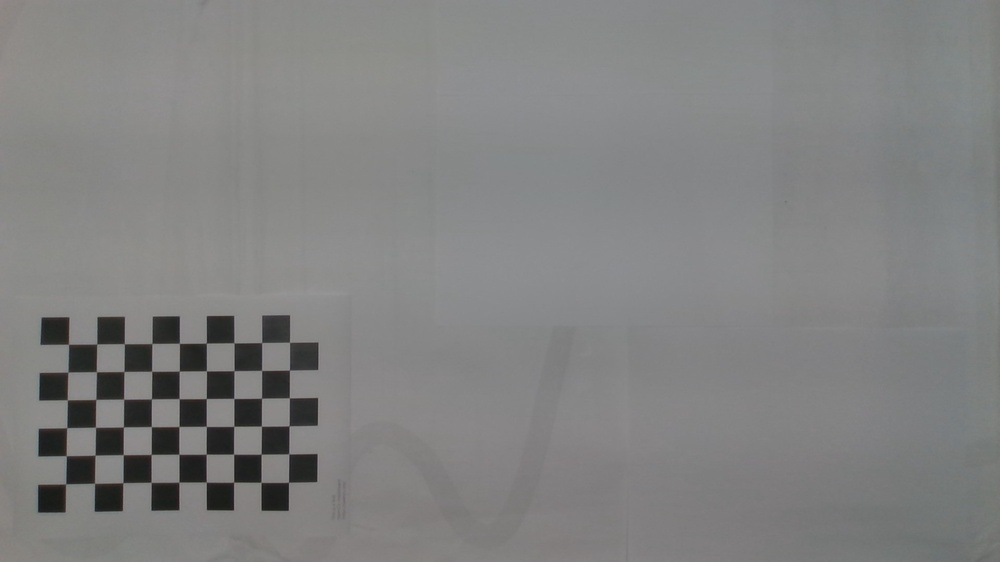
#> input picture camera_calibration/1.jpg, 1000 x 562 px, shrunk from 1920 x 1080 before the run, given as the content of the folder rajwal/Python Projects/Camera Calibration/intel depth camera, which was not available
$ jupyter execute Camera_Calibration.ipynb
#> lines starting #> are read from the running program, lines starting #| are printed output that depends on the picture; after the words box and inside, x2 and y2 are one past the last pixel; in counts of white or black regions, pixels touching at a corner belong together; long printed decimals are rounded; pictures that were not available may be replaced by others from this repository, and a replacement may not be noted
[cell 1]
import numpy as np
import cv2 as cv
import glob
# termination criteria
criteria = (cv.TERM_CRITERIA_EPS + cv.TERM_CRITERIA_MAX_ITER, 30, 0.001)
# prepare object points, like (0,0,0), (1,0,0), (2,0,0) ....,(6,5,0)
objp = np.zeros((6*9,3), np.float32)
objp[:,:2] = np.mgrid[0:9,0:6].T.reshape(-1,2)
# Arrays to store object points and image points from all the images.
objpoints = [] # 3d point in real world space
imgpoints = [] # 2d points in image plane.
images = glob.glob('C:/Users/Prajwal/Python Projects/Camera Calibration/intel depth camera/*.jpg')
for fname in images:
    img = cv.imread(fname)
#> img is the input picture: shape (562, 1000, 3); mean B, G, R 129.1, 129.5, 129.3
    gray = cv.cvtColor(img, cv.COLOR_BGR2GRAY)
    # Find the chess board corners
    ret, corners = cv.findChessboardCorners(gray, (9,6), None)
#> ret = True; corners = 54 rows, first 8: [69.37, 343.8], [96.62, 343.6], [124.5, 343.4], [152.2, 343.4], [179.4, 342.6], [206.1, 343], [234, 342.9], [261.6, 342]
    # If found, add object points, image points (after refining them)
    if ret == True:
        objpoints.append(objp)
        corners2 = cv.cornerSubPix(gray,corners, (11,11), (-1,-1), criteria)
#> corners2 = 54 rows, first 8: [68.52, 344.3], [96.7, 344], [124.3, 343.7], [151.9, 343.5], [179.4, 343.4], [206.3, 343.2], [233.9, 342.8], [261.6, 342.6]
        imgpoints.append(corners2)
        # Draw and display the corners
        cv.drawChessboardCorners(img, (9,6), corners2, ret)
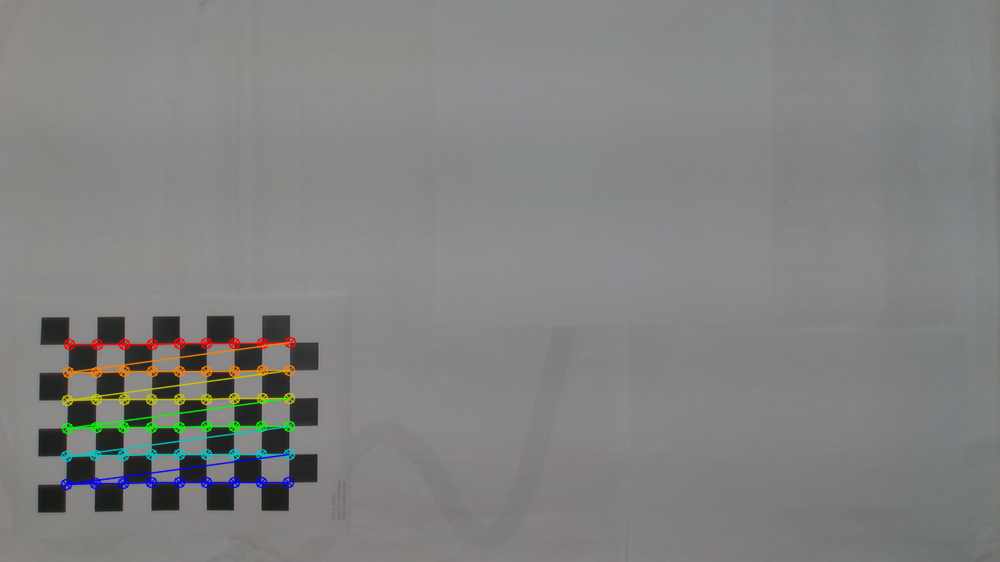
#> img: shape (562, 1000, 3); 2.01% of pixels changed, all inside (x1, y1, x2, y2) = (60, 336, 297, 491)
        cv.imshow('img', img)
        cv.waitKey(500)
cv.destroyAllWindows()

[cell 2]
## Calibration ##
ret, mtx, dist, rvecs, tvecs = cv.calibrateCamera(objpoints, imgpoints, gray.shape[::-1], None, None)
#> ret = 0.201; mtx = [[1917.1, 0, 539.1], [0, 1921.9, 319.8], [0, 0, 1]]; dist = [[0.332, -18.47, 0.015, -0.0276, 209.4]]; rvecs = ([-0.0151, 0.0724, -0.00344],); tvecs = ([-16.95, 0.825, 70.27],)

[cell 3]
img = cv.imread('9.jpg')
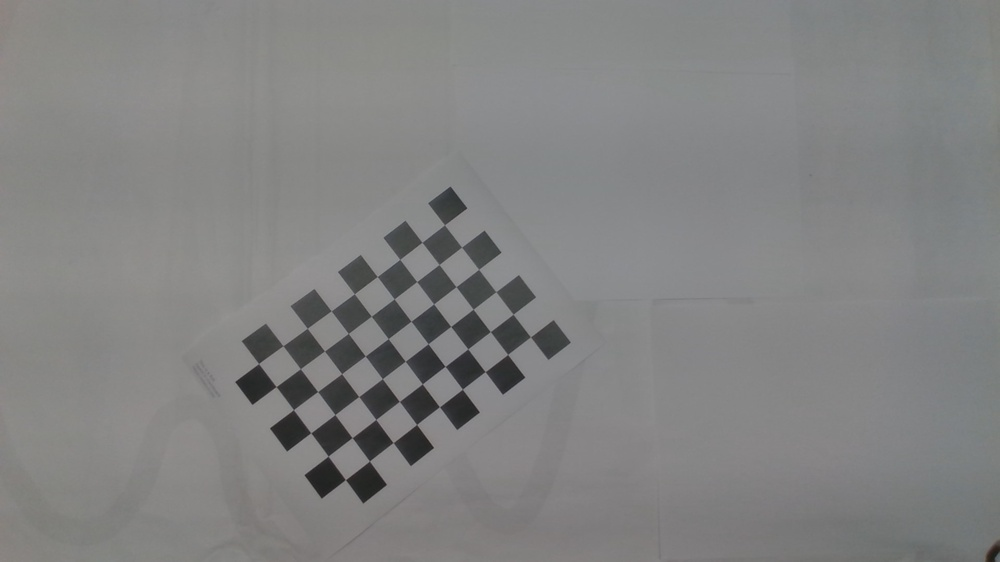
#> input picture camera_calibration/9.jpg, 1000 x 562 px, shrunk from 1920 x 1080 before the run
#> img is the input picture: shape (562, 1000, 3); mean B, G, R 130.1, 130.4, 130.2
h,  w = img.shape[:2]
#> h = 562; w = 1000
newcameramtx, roi = cv.getOptimalNewCameraMatrix(mtx, dist, (w,h), 1, (w,h))
#> newcameramtx = [[1928.4, 0, 525.9], [0, 1895.3, 322.2], [0, 0, 1]]; roi = (17, 21, 973, 527)

[cell 4]
# undistort
dst = cv.undistort(img, mtx, dist, None, newcameramtx)
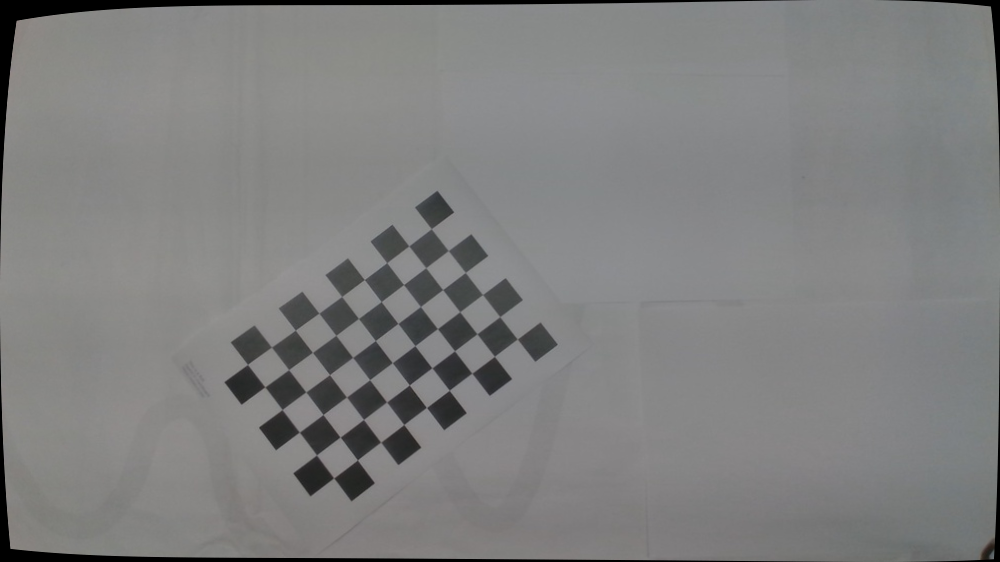
#> dst: shape (562, 1000, 3); mean B, G, R 127.5, 127.8, 127.5
# crop the image
x, y, w, h = roi
#> x = 17; y = 21; w = 973; h = 527
dst = dst[y:y+h, x:x+w]
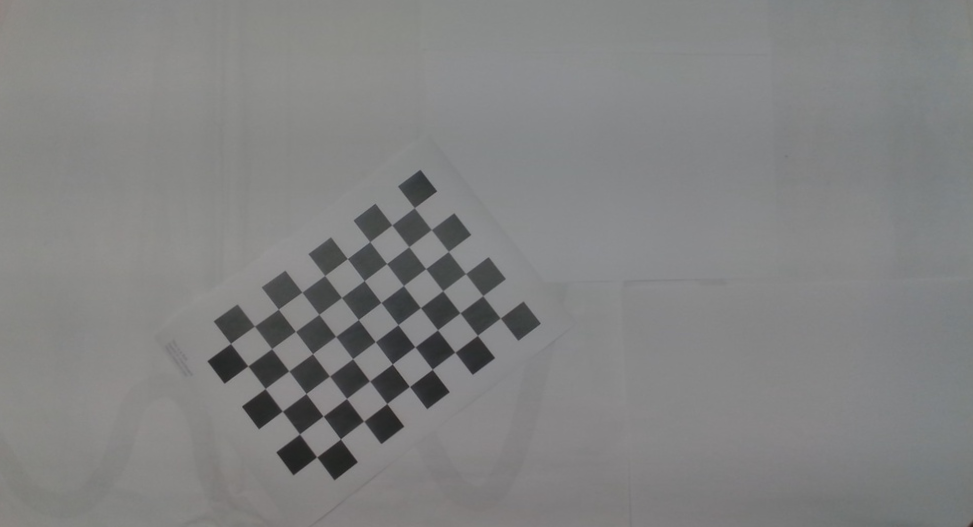
#> dst: shape (527, 973, 3); mean B, G, R 130.2, 130.4, 130.1
cv.imwrite('calibresult.png', dst)
#> Out = True

[cell 5]
# undistort
mapx, mapy = cv.initUndistortRectifyMap(mtx, dist, None, newcameramtx, (w,h), 5)
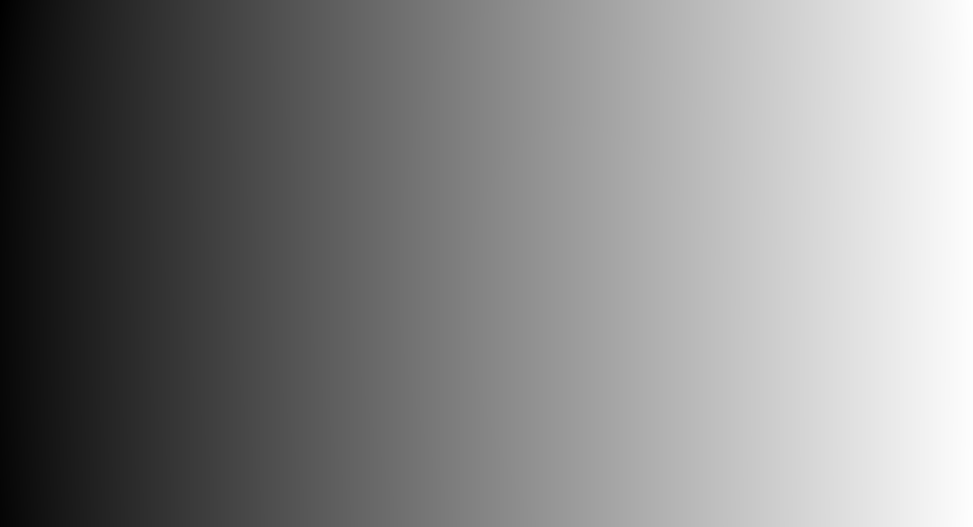
#> mapx: shape (527, 973) float32; min -29.91, max 978.8, mean 495.3; drawn with min black and max white
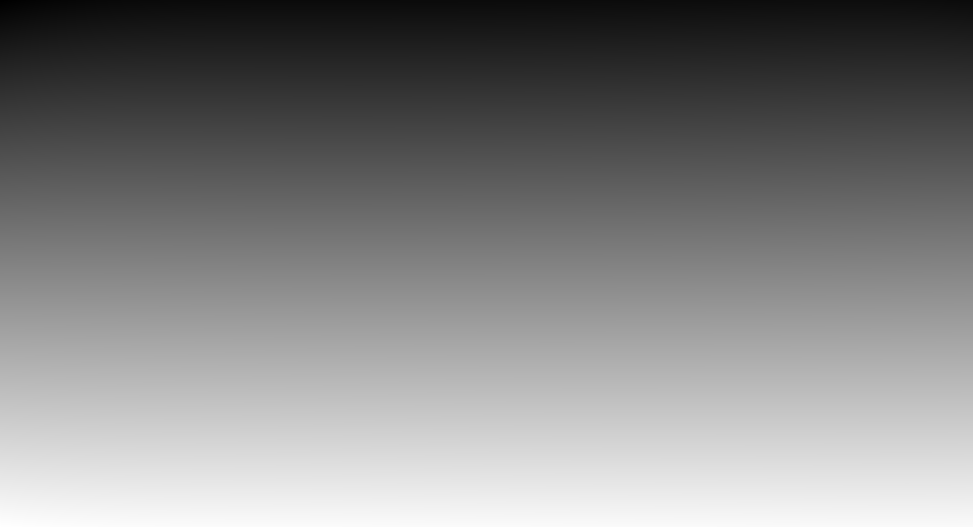
#> mapy: shape (527, 973) float32; min -29.45, max 537.9, mean 260.8; drawn with min black and max white
dst = cv.remap(img, mapx, mapy, cv.INTER_LINEAR)
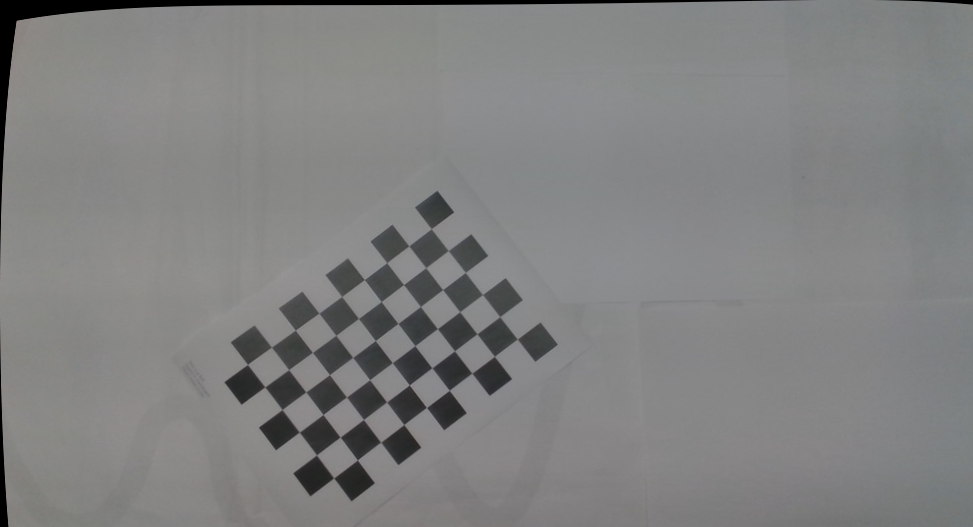
#> dst: shape (527, 973, 3); mean B, G, R 129, 129.2, 128.9
# crop the image
x, y, w, h = roi
dst = dst[y:y+h, x:x+w]
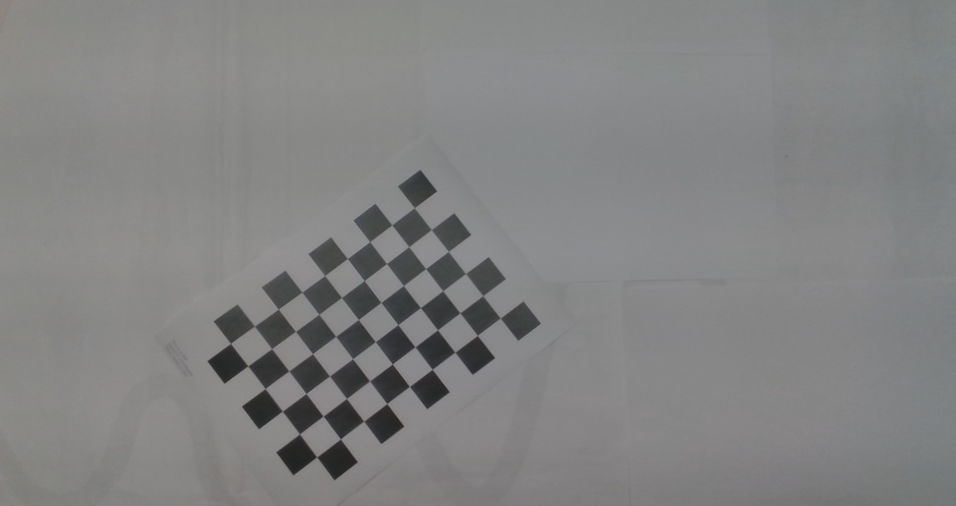
#> dst: shape (506, 956, 3); mean B, G, R 130.5, 130.7, 130.4
cv.imwrite('calibresult.png', dst)
#> Out = True

[cell 6]
mean_error = 0
for i in range(len(objpoints)):
    imgpoints2, _ = cv.projectPoints(objpoints[i], rvecs[i], tvecs[i], mtx, dist)
    error = cv.norm(imgpoints[i], imgpoints2, cv.NORM_L2)/len(imgpoints2)
    mean_error += error
#> this loop made 1 pass
#> (error, mean_error) on pass 1: (0.0273, 0.0273)
#> after the loop, mean_error = 0.0273
print( "total error: {}".format(mean_error/len(objpoints)) )
#| total error: 0.02731

[cell 7]
## Intrensic Parameters ##
print(mtx)
#| [[1.91706807e+03 0.00000000e+00 5.39085697e+02]
#|  [0.00000000e+00 1.92194099e+03 3.19807183e+02]
#|  [0.00000000e+00 0.00000000e+00 1.00000000e+00]]

[cell 8]
print(dist)
#| [[ 3.32279395e-01 -1.84734655e+01  1.49639996e-02 -2.76323755e-02
#|    2.09413445e+02]]
